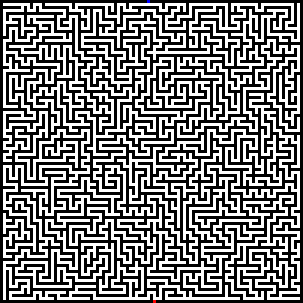
#> input picture photos/path_finder_maze.png, 101 x 101 px, found by its file name (shown 3 times larger)
$ python main.py
#> lines starting #> are read from the running program, lines starting #| are printed output that depends on the picture
import queue
from PIL import Image

image = Image.open("photos\path_finder_maze.png")
#> image is the input picture: PIL image 101x101 P; mean R, G, B 125, 125, 125
image = image.convert("RGB")

def imagemaze(maze,image):
    width, height = image.size
    pixel_values = list(image.getdata())

    for idx, pixel in enumerate(pixel_values):
        if pixel == (0,0,0): #Black Wall
            pixel_values[idx] = "#"
        elif pixel == (255,255,255): #White Walking Space
            pixel_values[idx] = "□"
        elif pixel == (255, 0, 0): #Red End Point
            pixel_values[idx] = "X"
        elif pixel == (0,0,255): #Blue Starting Point
            pixel_values[idx] = "O"
        else:
            print("Invalid pixel in image")
            print(f"Colored: {pixel}")
            print("Location: row = ", idx//width, " | col = ", idx%width)
            quit()

    for i in range(height):
        maze.append([])
        for j in range(width):
            maze[i].append(pixel_values[i*width+j])

    maze = addpadding(maze)
    return maze


#prints the maze in an easy to read format (includes padding)
def printmaze(maze):
    for row in maze:
        for col in row:
            print(col, end="  ")
        print("\n")

#Colors the solved path into the maze
#Uses findpos(maze,path) to find the position of each step in the path to color in
def addpath(maze, path):
    for i in range(1,len(path)):
        row = findpos(maze,path[0:i])[0]
        col = findpos(maze,path[0:i])[1]
        maze[row][col] = "■"
    return maze

def addpathtoimg(maze,path,image):
    pixels = image.load()

    for i in range(1,len(path)):
        row = findpos(maze,path[0:i])[0]
        col = findpos(maze,path[0:i])[1]
        pixels[col-1,row-1] = (0,255,0)


    image = image.resize((round(image.size[0]*15),round(image.size[1]*15)), Image.NONE)
    image.show()

#Adds padding to the maze in order to prevent the pathfinder from leaving the maze
def addpadding(maze):
    width = len(maze[0])
    maze.insert(0,["#"]*width)
    maze.insert(len(maze),["#"]*width)
    for row in maze:
        row.insert(0,"#")
        row.insert(width+1,"#")
    return maze

#Use this to hard-code in the maze (Walls are #, open spaces are □, start is O, and end is X)
def createmaze(maze):
    maze.append(["X","□","□","#","O"])
    maze.append(["□","#","□","□","□"])
    maze.append(["□","□","□","#","#"])
    maze.append(["□","#","□","□","#"])
    maze.append(["□","□","□","#","#"])
    maze = addpadding(maze)
    return maze

#Checks if the given path leads to the X, ending point.
#Uses findpos(maze,path) to check if the position's value is the end point
def stillsearching(maze,path):
    row = findpos(maze,path)[0]
    col = findpos(maze,path)[1]
    if maze[row][col] == "X":
        return False
    else:
        return True

#Checks if the given path is a possible path (it doesn't intersect walls)
def valid(maze,path):
    row = findpos(maze,path)[0]
    if row == False:
        return False
    else:
        return True

#Finds the end position of the given path.
def findpos(maze,path):
    row = 1
    col = maze[row].index("O")
    for direction in path:
        if direction == "U":
            row += -1
        elif direction == "R":
            col += 1
        elif direction == "D":
            row += 1
        elif direction == "L":
            col += -1

        #if any spot in the path intersects a wall, return False for both row and col
        if maze[row][col] == "#":
            return False, False

    return row, col

maze=[]
nums = queue.Queue()
nums.put("")
path = ""
# maze = createmaze(maze)
maze = imagemaze(maze,image)
#> in imagemaze, `pixel_values = list(image.getdata())`: pixel_values = 10201 items, first 6: (0, 0, 0), (0, 0, 0), (0, 0, 0), (0, 0, 0), (0, 0, 0), (0, 0, 0)
#> the loop in imagemaze, `for idx, pixel in enumerate(pixel_values):` made 10201 passes
#> after the loop in imagemaze, `for idx, pixel in enumerate(pixel_values):`: pixel_values = 10201 items, first 6: '#', '#', '#', '#', '#', '#'
#> after the loop in imagemaze, `for i in range(height):`: maze = 101 items
#> in addpadding, `width = len(maze[0])`: width = 101
#> the loop in addpadding, `for row in maze:` made 103 passes
#> in imagemaze, `maze = addpadding(maze)`: maze = 103 items
#> maze = 103 items
printmaze(maze)
#> the loop in printmaze, `for row in maze:` made 103 passes
#> (printed output is left out)

count = 0

while stillsearching(maze,path):
    #If the path backtracks (which is never optimal)
    #Then discard this path and look at the next one
    #If no more paths are left (the maze is unsolvable)
    #Then end the loop
#> in findpos, `row = 1`: row = 1
#> in findpos, `col = maze[row].index("O")`: col = 50
#> in stillsearching, `row = findpos(maze,path)[0]`: row = 1
#> in stillsearching, `col = findpos(maze,path)[1]`: col = 50
    if ("DU" in path) or ("LR" in path) or ("UD" in path) or ("RL" in path):
        path = nums.get()
        if nums.empty():
            break
        continue

    #For the given path, try out all of the next possible steps
    for i in ["U","R","D","L"]:
        put = path + i
        if valid(maze, put):
            nums.put(put)
    path = nums.get()
#> this loop made 9182 passes


print(path)
maze = addpath(maze,path)
printmaze(maze)
#> the loop in printmaze (call 2), `for row in maze:` made 103 passes
addpathtoimg(maze,path,image)
#> in addpathtoimg, `image = image.resize((round(image.size[0]*15),round(image.size[1]*15))..`:
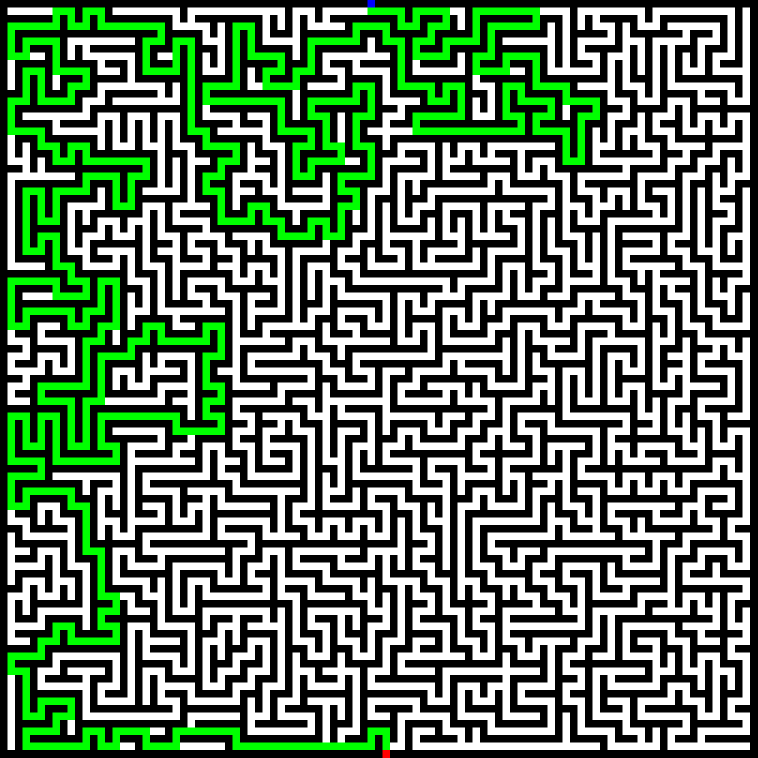
#> image: PIL image 1515x1515 RGB (shown at 1/2 size); mean R, G, B 101.8, 125, 101.8
